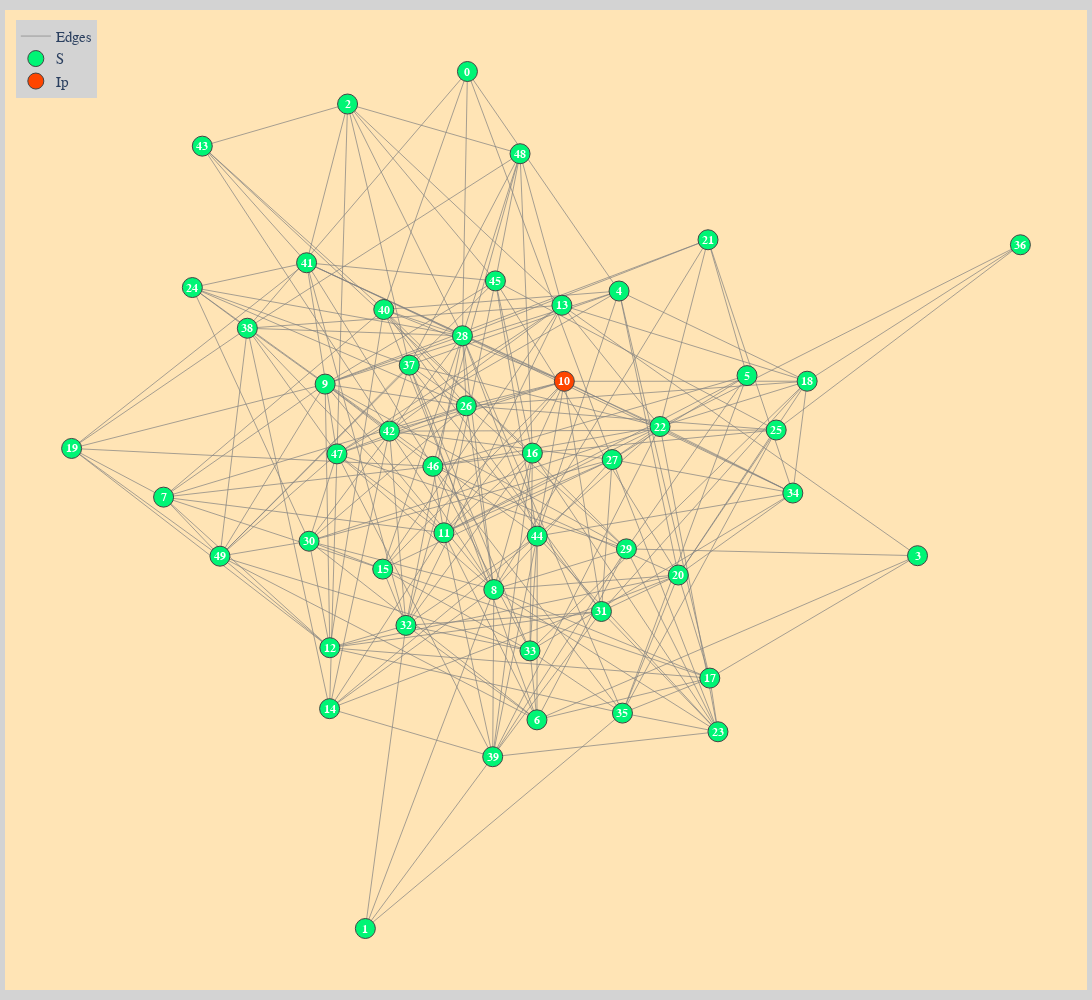

This figure's notebook cell:
### Code cell
# This requires plotly to be installed
net.draw(plotter='plotly', pos=None, layout='spring', legend=1)

### Figure 1 — Plotly figure (JSON) as saved in the notebook; plotly's stock layout.template omitted (floating-point values rounded to 4 significant figures; data arrays with more than 128 entries replaced by an {"elided": "..."} marker saying what was removed)
{"data": [{"hoverinfo": "none", "line": {"color": "gray", "width": 0.7}, "mode": "lines", "name": "Edges", "type": "scatter", "x": {"elided": "750 float values"}, "y": {"elided": "750 float values"}}, {"hoverinfo": "text", "marker": {"color": "#00F575", "line": {"width": 1}, "size": 20}, "mode": "markers", "name": "S", "text": ["Node: 0<br />Class: S<br />Degree: 5", "Node: 1<br />Class: S<br />Degree: 4", "Node: 2<br />Class: S<br />Degree: 8", "Node: 3<br />Class: S<br />Degree: 4", "Node: 4<br />Class: S<br />Degree: 9", "Node: 5<br />Class: S<br />Degree: 6", "Node: 6<br />Class: S<br />Degree: 10", "Node: 7<br />Class: S<br />Degree: 9", "Node: 8<br />Class: S<br />Degree: 17", "Node: 9<br />Class: S<br />Degree: 14", "Node: 11<br />Class: S<br />Degree: 13", "Node: 12<br />Class: S<br />Degree: 11", "Node: 13<br />Class: S<br />Degree: 10", "Node: 14<br />Class: S<br />Degree: 8", "Node: 15<br />Class: S<br />Degree: 9", "Node: 16<br />Class: S<br />Degree: 12", "Node: 17<br />Class: S<br />Degree: 9", "Node: 18<br />Class: S<br />Degree: 10", "Node: 19<br />Class: S<br />Degree: 7", "Node: 20<br />Class: S<br />Degree: 12", "Node: 21<br />Class: S<br />Degree: 6", "Node: 22<br />Class: S<br />Degree: 14", "Node: 23<br />Class: S<br />Degree: 10", "Node: 24<br />Class: S<br />Degree: 7", "Node: 25<br />Class: S<br />Degree: 7", "Node: 26<br />Class: S<br />Degree: 14", "Node: 27<br />Class: S<br />Degree: 11", "Node: 28<br />Class: S<br />Degree: 17", "Node: 29<br />Class: S<br />Degree: 10", "Node: 30<br />Class: S<br />Degree: 11", "Node: 31<br />Class: S<br />Degree: 10", "Node: 32<br />Class: S<br />Degree: 13", "Node: 33<br />Class: S<br />Degree: 11", "Node: 34<br />Class: S<br />Degree: 9", "Node: 35<br />Class: S<br />Degree: 10", "Node: 36<br />Class: S<br />Degree: 3", "Node: 37<br />Class: S<br />Degree: 11", "Node: 38<br />Class: S<br />Degree: 11", "Node: 39<br />Class: S<br />Degree: 11", "Node: 40<br />Class: S<br />Degree: 11", "Node: 41<br />Class: S<br />Degree: 11", "Node: 42<br />Class: S<br />Degree: 10", "Node: 43<br />Class: S<br />Degree: 5", "Node: 44<br />Class: S<br />Degree: 13", "Node: 45<br />Class: S<br />Degree: 10", "Node: 46<br />Class: S<br />Degree: 12", "Node: 47<br />Class: S<br />Degree: 14", "Node: 48<br />Class: S<br />Degree: 8", "Node: 49<br />Class: S<br />Degree: 11"], "textfont": {"color": "white", "size": 15}, "type": "scatter", "x": [-0.05738, -0.2526, -0.2866, 0.8033, 0.2326, 0.4773, 0.07554, -0.6385, -0.006975, -0.3295, -0.1023, -0.3205, 0.1232, -0.321, -0.2194, 0.06677, 0.4061, 0.5922, -0.8144, 0.3458, 0.4026, 0.3109, 0.4217, -0.5835, 0.533, -0.05953, 0.2194, -0.06695, 0.2466, -0.3603, 0.1988, -0.175, 0.06215, 0.5648, 0.239, 1, -0.1686, -0.4783, -0.009082, -0.2174, -0.365, -0.2066, -0.5644, 0.07612, -0.003907, -0.1236, -0.3069, 0.04319, -0.5306], "y": [0.7323, -0.8839, 0.671, -0.1808, 0.3183, 0.1588, -0.4904, -0.07041, -0.2447, 0.1428, -0.1377, -0.3544, 0.2914, -0.4694, -0.2061, 0.0126, -0.4117, 0.1482, 0.02142, -0.2173, 0.415, 0.06277, -0.5129, 0.3249, 0.05614, 0.1018, 0.0004318, 0.234, -0.168, -0.1535, -0.2861, -0.3123, -0.3603, -0.06269, -0.4777, 0.4055, 0.1785, 0.2481, -0.56, 0.2835, 0.3716, 0.05405, 0.5915, -0.1439, 0.3374, -0.01231, 0.01114, 0.5773, -0.1818]}, {"hoverinfo": "text", "marker": {"color": "#ffcc33", "line": {"width": 1}, "size": 20}, "mode": "markers", "name": "E", "text": [], "textfont": {"color": "white", "size": 15}, "type": "scatter", "x": [], "y": []}, {"hoverinfo": "text", "marker": {"color": "#ff4500", "line": {"width": 1}, "size": 20}, "mode": "markers", "name": "Ip", "text": ["Node: 10<br />Class: Ip<br />Degree: 12"], "textfont": {"color": "white", "size": 15}, "type": "scatter", "x": [0.1279], "y": [0.1481]}, {"hoverinfo": "text", "marker": {"color": "pink", "line": {"width": 1}, "size": 20}, "mode": "markers", "name": "Ia", "text": [], "textfont": {"color": "white", "size": 15}, "type": "scatter", "x": [], "y": []}, {"hoverinfo": "text", "marker": {"color": "red", "line": {"width": 1}, "size": 20}, "mode": "markers", "name": "Is", "text": [], "textfont": {"color": "white", "size": 15}, "type": "scatter", "x": [], "y": []}, {"hoverinfo": "text", "marker": {"color": "cyan", "line": {"width": 1}, "size": 20}, "mode": "markers", "name": "H", "text": [], "textfont": {"color": "white", "size": 15}, "type": "scatter", "x": [], "y": []}, {"hoverinfo": "text", "marker": {"color": "gray", "line": {"width": 1}, "size": 20}, "mode": "markers", "name": "D", "text": [], "textfont": {"color": "white", "size": 15}, "type": "scatter", "x": [], "y": []}, {"hoverinfo": "text", "marker": {"color": "#2AAA8A", "line": {"width": 1}, "size": 20}, "mode": "markers", "name": "R", "text": [], "textfont": {"color": "white", "size": 15}, "type": "scatter", "x": [], "y": []}, {"hoverinfo": "text", "marker": {"color": "#0247fe", "line": {"width": 1}, "size": 20}, "mode": "markers", "name": "T", "text": [], "textfont": {"color": "white", "size": 15}, "type": "scatter", "x": [], "y": []}, {"hoverinfo": "text", "marker": {"color": "purple", "line": {"width": 1}, "size": 20}, "mode": "markers", "name": "N", "text": [], "textfont": {"color": "white", "size": 15}, "type": "scatter", "x": [], "y": []}], "layout": {"annotations": [{"align": "center", "font": {"color": "white", "family": "Arial", "size": 12}, "opacity": 1, "showarrow": false, "text": "<b>0</b>", "x": -0.05738, "xanchor": "center", "xref": "x", "y": 0.7323, "yanchor": "middle", "yref": "y"}, {"align": "center", "font": {"color": "white", "family": "Arial", "size": 12}, "opacity": 1, "showarrow": false, "text": "<b>1</b>", "x": -0.2526, "xanchor": "center", "xref": "x", "y": -0.8839, "yanchor": "middle", "yref": "y"}, {"align": "center", "font": {"color": "white", "family": "Arial", "size": 12}, "opacity": 1, "showarrow": false, "text": "<b>2</b>", "x": -0.2866, "xanchor": "center", "xref": "x", "y": 0.671, "yanchor": "middle", "yref": "y"}, {"align": "center", "font": {"color": "white", "family": "Arial", "size": 12}, "opacity": 1, "showarrow": false, "text": "<b>3</b>", "x": 0.8033, "xanchor": "center", "xref": "x", "y": -0.1808, "yanchor": "middle", "yref": "y"}, {"align": "center", "font": {"color": "white", "family": "Arial", "size": 12}, "opacity": 1, "showarrow": false, "text": "<b>4</b>", "x": 0.2326, "xanchor": "center", "xref": "x", "y": 0.3183, "yanchor": "middle", "yref": "y"}, {"align": "center", "font": {"color": "white", "family": "Arial", "size": 12}, "opacity": 1, "showarrow": false, "text": "<b>5</b>", "x": 0.4773, "xanchor": "center", "xref": "x", "y": 0.1588, "yanchor": "middle", "yref": "y"}, {"align": "center", "font": {"color": "white", "family": "Arial", "size": 12}, "opacity": 1, "showarrow": false, "text": "<b>6</b>", "x": 0.07554, "xanchor": "center", "xref": "x", "y": -0.4904, "yanchor": "middle", "yref": "y"}, {"align": "center", "font": {"color": "white", "family": "Arial", "size": 12}, "opacity": 1, "showarrow": false, "text": "<b>7</b>", "x": -0.6385, "xanchor": "center", "xref": "x", "y": -0.07041, "yanchor": "middle", "yref": "y"}, {"align": "center", "font": {"color": "white", "family": "Arial", "size": 12}, "opacity": 1, "showarrow": false, "text": "<b>8</b>", "x": -0.006975, "xanchor": "center", "xref": "x", "y": -0.2447, "yanchor": "middle", "yref": "y"}, {"align": "center", "font": {"color": "white", "family": "Arial", "size": 12}, "opacity": 1, "showarrow": false, "text": "<b>9</b>", "x": -0.3295, "xanchor": "center", "xref": "x", "y": 0.1428, "yanchor": "middle", "yref": "y"}, {"align": "center", "font": {"color": "white", "family": "Arial", "size": 12}, "opacity": 1, "showarrow": false, "text": "<b>10</b>", "x": 0.1279, "xanchor": "center", "xref": "x", "y": 0.1481, "yanchor": "middle", "yref": "y"}, {"align": "center", "font": {"color": "white", "family": "Arial", "size": 12}, "opacity": 1, "showarrow": false, "text": "<b>11</b>", "x": -0.1023, "xanchor": "center", "xref": "x", "y": -0.1377, "yanchor": "middle", "yref": "y"}, {"align": "center", "font": {"color": "white", "family": "Arial", "size": 12}, "opacity": 1, "showarrow": false, "text": "<b>12</b>", "x": -0.3205, "xanchor": "center", "xref": "x", "y": -0.3544, "yanchor": "middle", "yref": "y"}, {"align": "center", "font": {"color": "white", "family": "Arial", "size": 12}, "opacity": 1, "showarrow": false, "text": "<b>13</b>", "x": 0.1232, "xanchor": "center", "xref": "x", "y": 0.2914, "yanchor": "middle", "yref": "y"}, {"align": "center", "font": {"color": "white", "family": "Arial", "size": 12}, "opacity": 1, "showarrow": false, "text": "<b>14</b>", "x": -0.321, "xanchor": "center", "xref": "x", "y": -0.4694, "yanchor": "middle", "yref": "y"}, {"align": "center", "font": {"color": "white", "family": "Arial", "size": 12}, "opacity": 1, "showarrow": false, "text": "<b>15</b>", "x": -0.2194, "xanchor": "center", "xref": "x", "y": -0.2061, "yanchor": "middle", "yref": "y"}, {"align": "center", "font": {"color": "white", "family": "Arial", "size": 12}, "opacity": 1, "showarrow": false, "text": "<b>16</b>", "x": 0.06677, "xanchor": "center", "xref": "x", "y": 0.0126, "yanchor": "middle", "yref": "y"}, {"align": "center", "font": {"color": "white", "family": "Arial", "size": 12}, "opacity": 1, "showarrow": false, "text": "<b>17</b>", "x": 0.4061, "xanchor": "center", "xref": "x", "y": -0.4117, "yanchor": "middle", "yref": "y"}, {"align": "center", "font": {"color": "white", "family": "Arial", "size": 12}, "opacity": 1, "showarrow": false, "text": "<b>18</b>", "x": 0.5922, "xanchor": "center", "xref": "x", "y": 0.1482, "yanchor": "middle", "yref": "y"}, {"align": "center", "font": {"color": "white", "family": "Arial", "size": 12}, "opacity": 1, "showarrow": false, "text": "<b>19</b>", "x": -0.8144, "xanchor": "center", "xref": "x", "y": 0.02142, "yanchor": "middle", "yref": "y"}, {"align": "center", "font": {"color": "white", "family": "Arial", "size": 12}, "opacity": 1, "showarrow": false, "text": "<b>20</b>", "x": 0.3458, "xanchor": "center", "xref": "x", "y": -0.2173, "yanchor": "middle", "yref": "y"}, {"align": "center", "font": {"color": "white", "family": "Arial", "size": 12}, "opacity": 1, "showarrow": false, "text": "<b>21</b>", "x": 0.4026, "xanchor": "center", "xref": "x", "y": 0.415, "yanchor": "middle", "yref": "y"}, {"align": "center", "font": {"color": "white", "family": "Arial", "size": 12}, "opacity": 1, "showarrow": false, "text": "<b>22</b>", "x": 0.3109, "xanchor": "center", "xref": "x", "y": 0.06277, "yanchor": "middle", "yref": "y"}, {"align": "center", "font": {"color": "white", "family": "Arial", "size": 12}, "opacity": 1, "showarrow": false, "text": "<b>23</b>", "x": 0.4217, "xanchor": "center", "xref": "x", "y": -0.5129, "yanchor": "middle", "yref": "y"}, {"align": "center", "font": {"color": "white", "family": "Arial", "size": 12}, "opacity": 1, "showarrow": false, "text": "<b>24</b>", "x": -0.5835, "xanchor": "center", "xref": "x", "y": 0.3249, "yanchor": "middle", "yref": "y"}, {"align": "center", "font": {"color": "white", "family": "Arial", "size": 12}, "opacity": 1, "showarrow": false, "text": "<b>25</b>", "x": 0.533, "xanchor": "center", "xref": "x", "y": 0.05614, "yanchor": "middle", "yref": "y"}, {"align": "center", "font": {"color": "white", "family": "Arial", "size": 12}, "opacity": 1, "showarrow": false, "text": "<b>26</b>", "x": -0.05953, "xanchor": "center", "xref": "x", "y": 0.1018, "yanchor": "middle", "yref": "y"}, {"align": "center", "font": {"color": "white", "family": "Arial", "size": 12}, "opacity": 1, "showarrow": false, "text": "<b>27</b>", "x": 0.2194, "xanchor": "center", "xref": "x", "y": 0.0004318, "yanchor": "middle", "yref": "y"}, {"align": "center", "font": {"color": "white", "family": "Arial", "size": 12}, "opacity": 1, "showarrow": false, "text": "<b>28</b>", "x": -0.06695, "xanchor": "center", "xref": "x", "y": 0.234, "yanchor": "middle", "yref": "y"}, {"align": "center", "font": {"color": "white", "family": "Arial", "size": 12}, "opacity": 1, "showarrow": false, "text": "<b>29</b>", "x": 0.2466, "xanchor": "center", "xref": "x", "y": -0.168, "yanchor": "middle", "yref": "y"}, {"align": "center", "font": {"color": "white", "family": "Arial", "size": 12}, "opacity": 1, "showarrow": false, "text": "<b>30</b>", "x": -0.3603, "xanchor": "center", "xref": "x", "y": -0.1535, "yanchor": "middle", "yref": "y"}, {"align": "center", "font": {"color": "white", "family": "Arial", "size": 12}, "opacity": 1, "showarrow": false, "text": "<b>31</b>", "x": 0.1988, "xanchor": "center", "xref": "x", "y": -0.2861, "yanchor": "middle", "yref": "y"}, {"align": "center", "font": {"color": "white", "family": "Arial", "size": 12}, "opacity": 1, "showarrow": false, "text": "<b>32</b>", "x": -0.175, "xanchor": "center", "xref": "x", "y": -0.3123, "yanchor": "middle", "yref": "y"}, {"align": "center", "font": {"color": "white", "family": "Arial", "size": 12}, "opacity": 1, "showarrow": false, "text": "<b>33</b>", "x": 0.06215, "xanchor": "center", "xref": "x", "y": -0.3603, "yanchor": "middle", "yref": "y"}, {"align": "center", "font": {"color": "white", "family": "Arial", "size": 12}, "opacity": 1, "showarrow": false, "text": "<b>34</b>", "x": 0.5648, "xanchor": "center", "xref": "x", "y": -0.06269, "yanchor": "middle", "yref": "y"}, {"align": "center", "font": {"color": "white", "family": "Arial", "size": 12}, "opacity": 1, "showarrow": false, "text": "<b>35</b>", "x": 0.239, "xanchor": "center", "xref": "x", "y": -0.4777, "yanchor": "middle", "yref": "y"}, {"align": "center", "font": {"color": "white", "family": "Arial", "size": 12}, "opacity": 1, "showarrow": false, "text": "<b>36</b>", "x": 1, "xanchor": "center", "xref": "x", "y": 0.4055, "yanchor": "middle", "yref": "y"}, {"align": "center", "font": {"color": "white", "family": "Arial", "size": 12}, "opacity": 1, "showarrow": false, "text": "<b>37</b>", "x": -0.1686, "xanchor": "center", "xref": "x", "y": 0.1785, "yanchor": "middle", "yref": "y"}, {"align": "center", "font": {"color": "white", "family": "Arial", "size": 12}, "opacity": 1, "showarrow": false, "text": "<b>38</b>", "x": -0.4783, "xanchor": "center", "xref": "x", "y": 0.2481, "yanchor": "middle", "yref": "y"}, {"align": "center", "font": {"color": "white", "family": "Arial", "size": 12}, "opacity": 1, "showarrow": false, "text": "<b>39</b>", "x": -0.009082, "xanchor": "center", "xref": "x", "y": -0.56, "yanchor": "middle", "yref": "y"}, {"align": "center", "font": {"color": "white", "family": "Arial", "size": 12}, "opacity": 1, "showarrow": false, "text": "<b>40</b>", "x": -0.2174, "xanchor": "center", "xref": "x", "y": 0.2835, "yanchor": "middle", "yref": "y"}, {"align": "center", "font": {"color": "white", "family": "Arial", "size": 12}, "opacity": 1, "showarrow": false, "text": "<b>41</b>", "x": -0.365, "xanchor": "center", "xref": "x", "y": 0.3716, "yanchor": "middle", "yref": "y"}, {"align": "center", "font": {"color": "white", "family": "Arial", "size": 12}, "opacity": 1, "showarrow": false, "text": "<b>42</b>", "x": -0.2066, "xanchor": "center", "xref": "x", "y": 0.05405, "yanchor": "middle", "yref": "y"}, {"align": "center", "font": {"color": "white", "family": "Arial", "size": 12}, "opacity": 1, "showarrow": false, "text": "<b>43</b>", "x": -0.5644, "xanchor": "center", "xref": "x", "y": 0.5915, "yanchor": "middle", "yref": "y"}, {"align": "center", "font": {"color": "white", "family": "Arial", "size": 12}, "opacity": 1, "showarrow": false, "text": "<b>44</b>", "x": 0.07612, "xanchor": "center", "xref": "x", "y": -0.1439, "yanchor": "middle", "yref": "y"}, {"align": "center", "font": {"color": "white", "family": "Arial", "size": 12}, "opacity": 1, "showarrow": false, "text": "<b>45</b>", "x": -0.003907, "xanchor": "center", "xref": "x", "y": 0.3374, "yanchor": "middle", "yref": "y"}, {"align": "center", "font": {"color": "white", "family": "Arial", "size": 12}, "opacity": 1, "showarrow": false, "text": "<b>46</b>", "x": -0.1236, "xanchor": "center", "xref": "x", "y": -0.01231, "yanchor": "middle", "yref": "y"}, {"align": "center", "font": {"color": "white", "family": "Arial", "size": 12}, "opacity": 1, "showarrow": false, "text": "<b>47</b>", "x": -0.3069, "xanchor": "center", "xref": "x", "y": 0.01114, "yanchor": "middle", "yref": "y"}, {"align": "center", "font": {"color": "white", "family": "Arial", "size": 12}, "opacity": 1, "showarrow": false, "text": "<b>48</b>", "x": 0.04319, "xanchor": "center", "xref": "x", "y": 0.5773, "yanchor": "middle", "yref": "y"}, {"align": "center", "font": {"color": "white", "family": "Arial", "size": 12}, "opacity": 1, "showarrow": false, "text": "<b>49</b>", "x": -0.5306, "xanchor": "center", "xref": "x", "y": -0.1818, "yanchor": "middle", "yref": "y"}], "autosize": false, "height": 1000, "hovermode": "closest", "legend": {"font": {"family": "Arial", "size": 15}, "x": 0.01, "xanchor": "left", "y": 0.99, "yanchor": "top"}, "margin": {"b": 10, "l": 5, "r": 5, "t": 10}, "paper_bgcolor": "lightgray", "plot_bgcolor": "moccasin", "showlegend": true, "width": 1200, "xaxis": {"showgrid": false, "showticklabels": false, "zeroline": false}, "yaxis": {"showgrid": false, "showticklabels": false, "zeroline": false}}}
